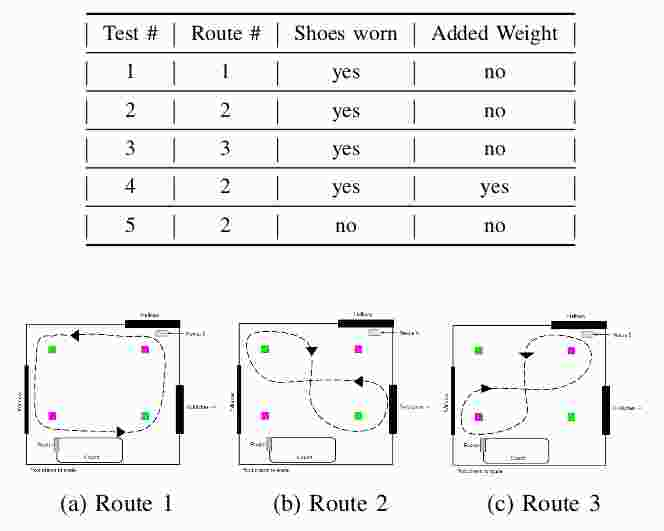
#> input picture paper/images/table.jpg, 664 x 531 px
$ python imageChange.py ../paper/images/table.jpg
#> lines starting #> are read from the running program, lines starting #| are printed output that depends on the picture
import imageio
import sys
from os import path
import numpy as np

name, ext = path.splitext(sys.argv[1])
img = imageio.imread(sys.argv[1])
#> img is the input picture: shape (531, 664, 3); mean R, G, B 237.8, 237.9, 237.8
imageio.imwrite(name + "code" + ext, np.hstack((img[:,1:29], img[:,36:64])))
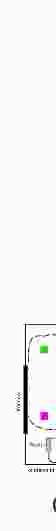
#> saved as tablecode.jpg: shape (531, 56, 3); mean R, G, B 244.4, 244.3, 244.3

$ run again, on paper/images/Gait.png
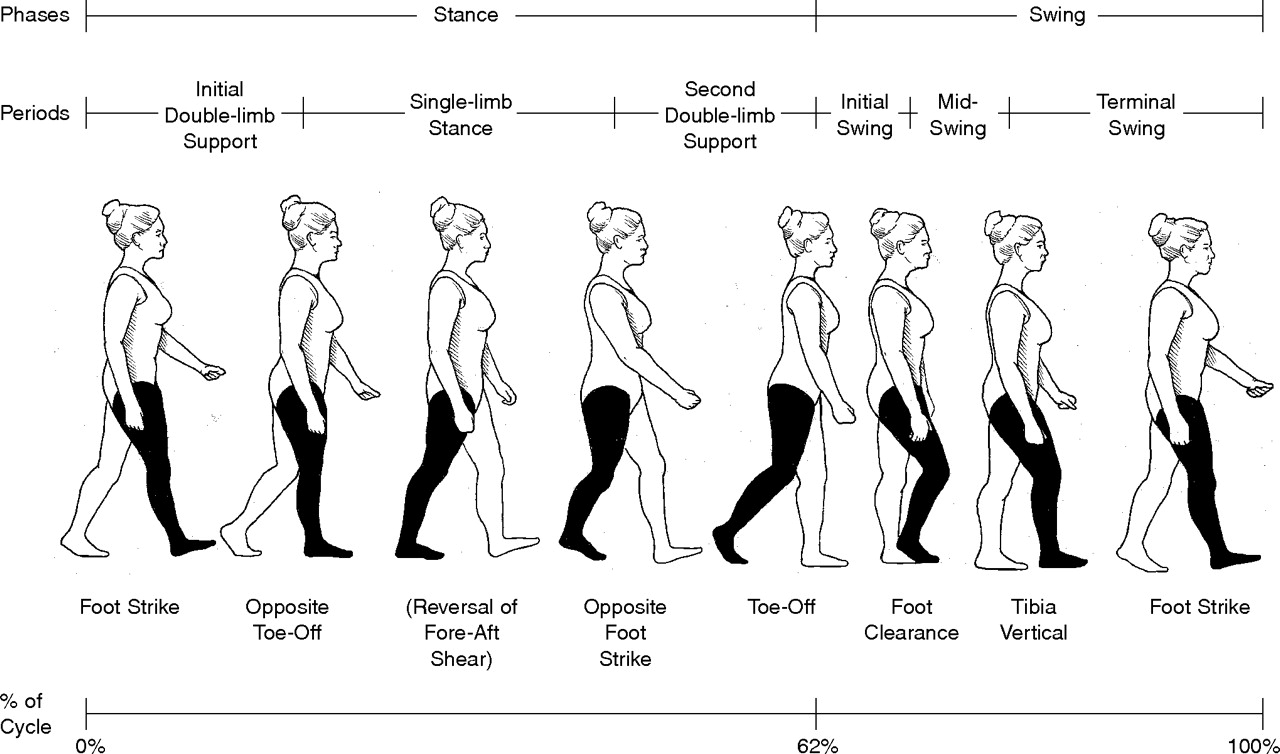
#> input picture paper/images/Gait.png, 1280 x 754 px
#> img is the input picture: shape (754, 1280, 4); mean R, G, B, A 234.6, 234.6, 234.6, 255
#> `imageio.imwrite(name + "code" + ext, np.hstack((img[:,1:29], img[:,36:..`:
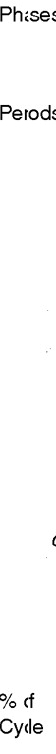
#> saved as Gaitcode.png: shape (754, 56, 3); min 0, max 255, mean 249.3
